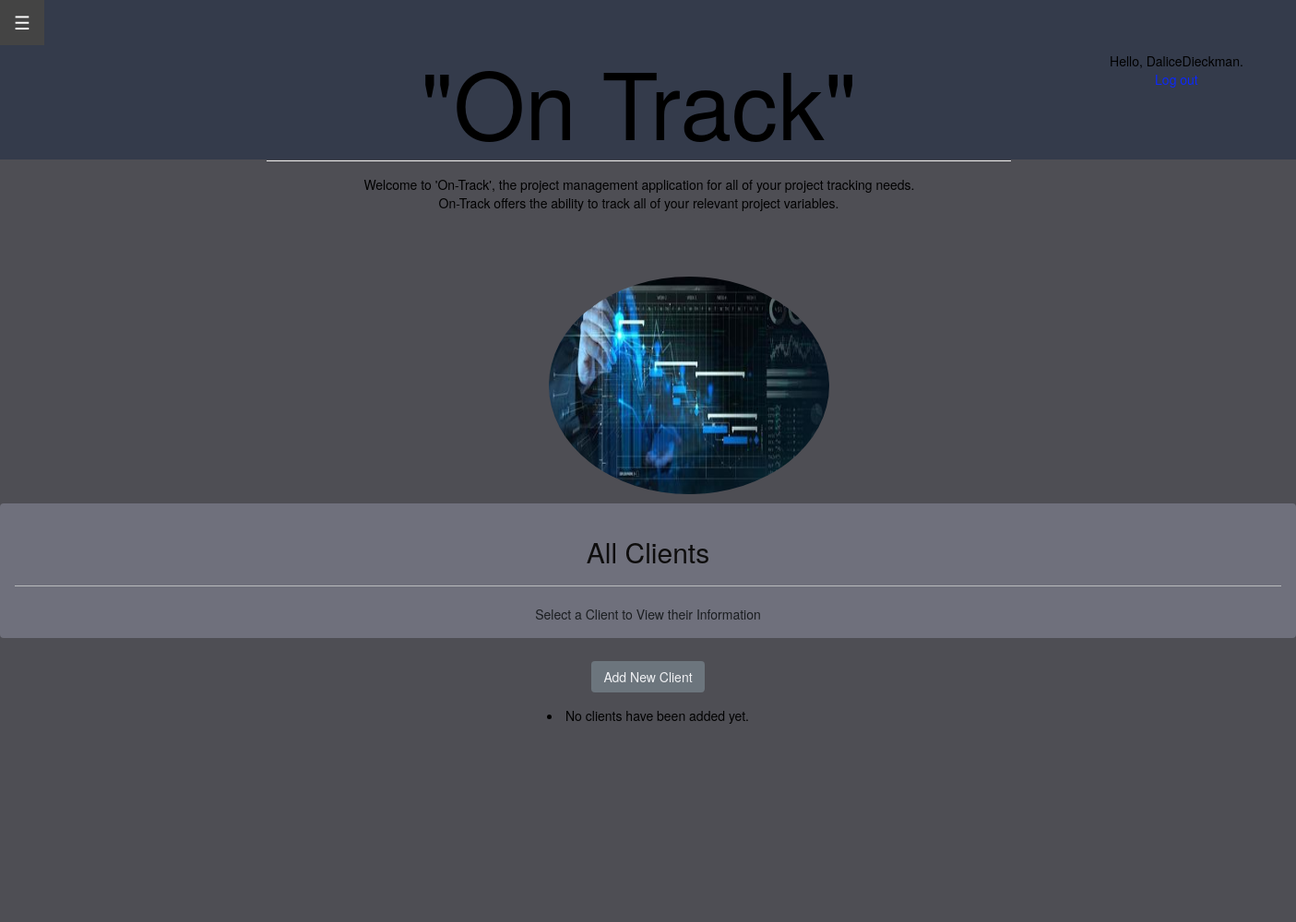
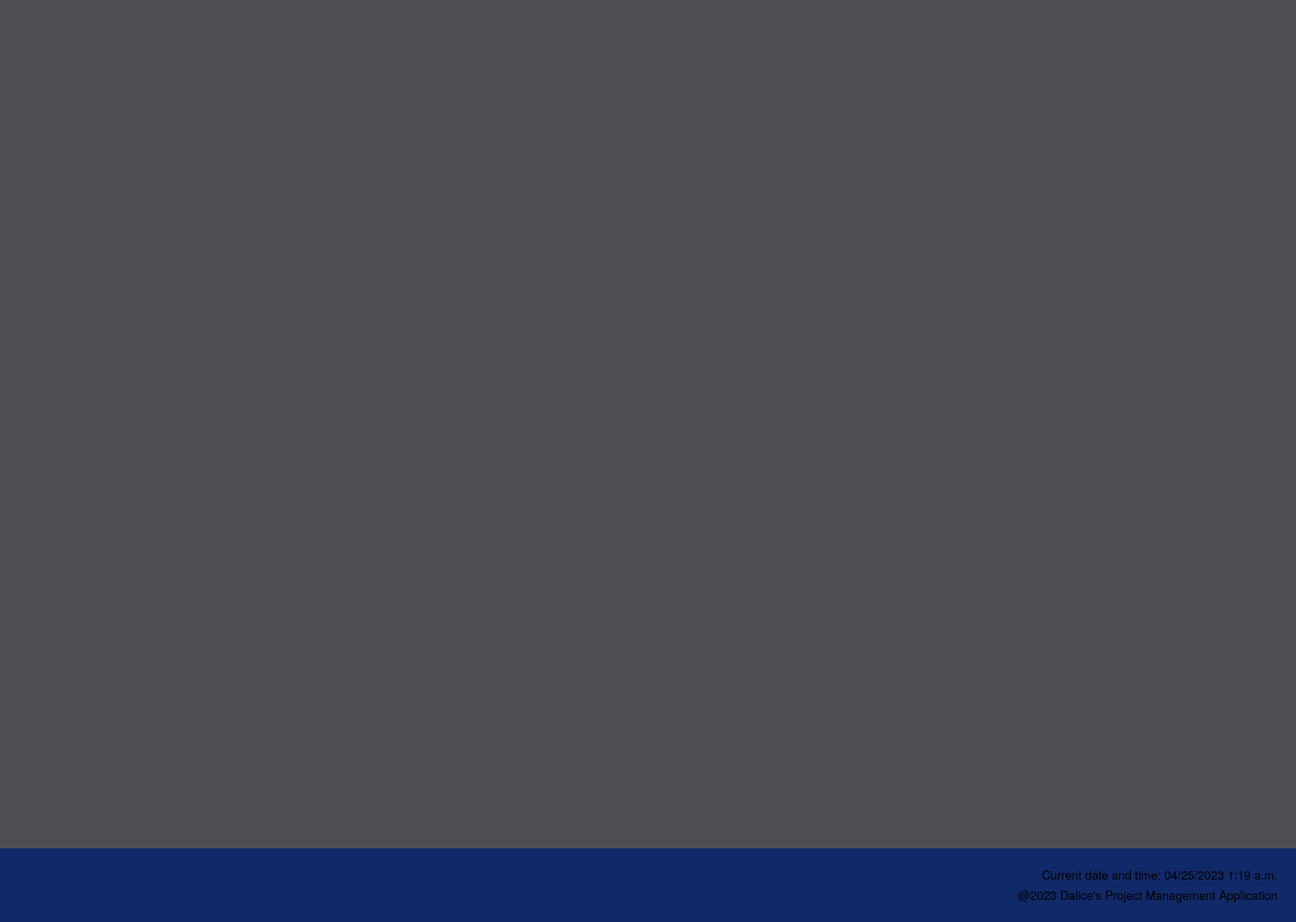
/clients/ (signed in), run on an earlier commit of the app's database (2 pictures, top to bottom).
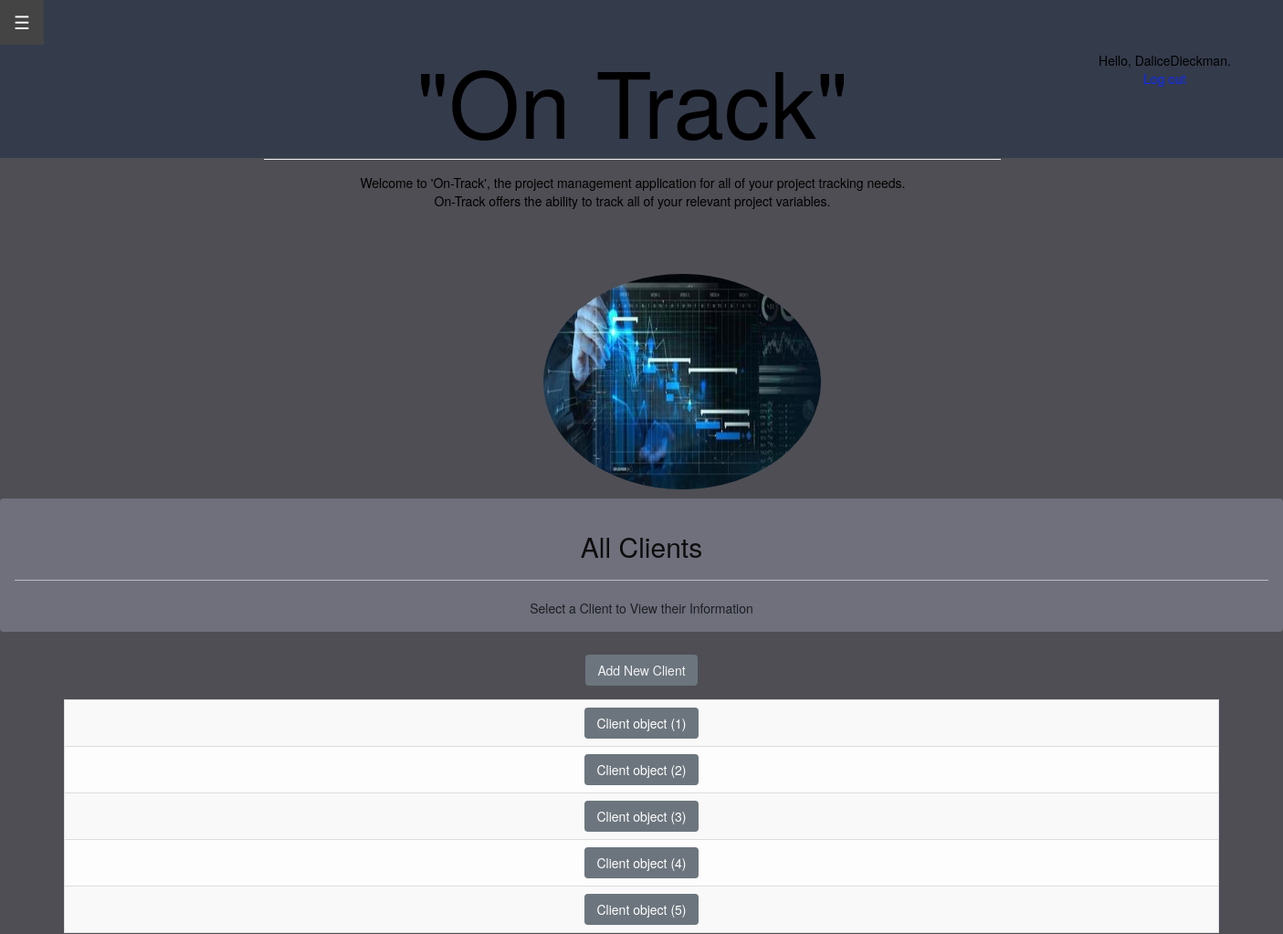
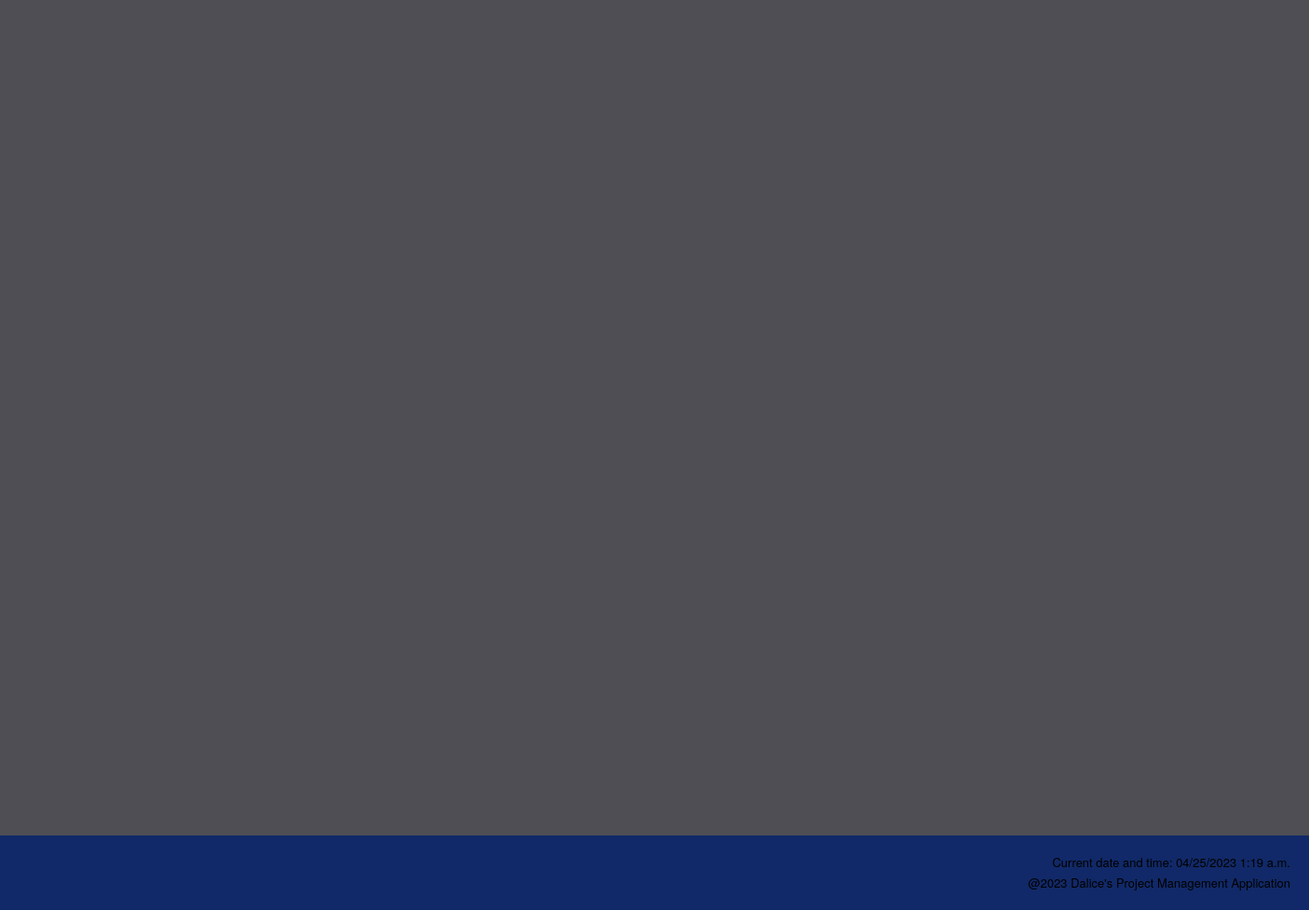
And on a later commit of the database (2 pictures, top to bottom).
### project_app/models.py (models this page shows)
class Client(models.Model):
    id = models.AutoField(primary_key=True, unique=True)
    name = models.CharField(max_length=100, null=False)
    phone_no = models.IntegerField(null=True)
    email = models.CharField(max_length=100, null=True)
    address = models.CharField(max_length=100, null = False)
    city = models.CharField(max_length=20)
    province = models.CharField(max_length=20)
    postal_code = models.CharField(max_length=20)

### project_app/views.py (the view)
# urls.py: path('clients/', views.clients, name='clients'),
@login_required
def clients(request):
    client_list = Client.objects.order_by("name")
    context = {'clients': client_list}
    return render(request, 'project_app/clients.html', context)

### project_app/templates/project_app/clients.html
{% extends "project_app/base.html" %}
{% block content %}
<body style="background-color:#464454" style="z-index: 10";>
<div class="alert alert-dark" role="alert" style="background-color: rgb(111, 112, 124);">
  <h2 class="alert-heading" style="color:rgb(14, 13, 13)"><center>All Clients</center></h2>
  <hr>
  <p class="mb-0" style="background-color: rgb(235, 47, 18); "><center>Select a Client to View their Information</center></p>
</div>
<div style="padding:5px">
<a href="{% url 'project_app:new_client' %}" class="btn btn-secondary" role="button" aria-pressed="true" style="color: rgb(240, 241, 244);">Add New Client</a>
</div>
<div style="padding:5px">
</div>
<center>
<table style="width: 90%" class="table table-striped table-light table-bordered table-hover">
  {% for client in clients %}
    <tr>
        <td style="text-align: center">
            <a href="{% url 'project_app:client' client.id %}" class="btn btn-secondary" role="button" aria-pressed="true">{{ client }}</a>
        </td>
        </tr>
    {% empty %}
        <li>No clients have been added yet.</li>
    {% endfor %}
</table>
</center>
<br>
</body>
{% endblock content %}

### project_app/templates/project_app/base.html (shortened to what this page needs)
<!DOCTYPE html>
{% load static %}
<html>
    <head>
        <div class="header">
        </div>
        <div class="second-header">
        </div>
        <link rel="stylesheet" href="https://stackpath.bootstrapcdn.com/bootstrap/4.3.1/css/bootstrap.min.css">
        <link rel="stylesheet" href="https://maxcdn.bootstrapcdn.com/bootstrap/3.4.1/css/bootstrap.min.css">
    </head>
    <head>
        <link rel="stylesheet" href="https://maxcdn.bootstrapcdn.com/bootstrap/3.4.1/css/bootstrap.min.css">
    </head>
        <body style="color: black;"></body><br><br>
    <div id="main">
        <button class="openbtn" onclick="openNav()">&#9776; </button>
    </div>
    <body>
        <div style = "text-align: center;">
    <div id="content" name="content" class="main">
        <div class="row justify-content-center">
            <div class="col-8">
                <h1 class = "mt-2" style="font-size: 100px;">"On Track"</h1>
                <hr class = "mt-0 mb-4">
                <p class = "indent"> Welcome to 'On-Track', the project management application for all of your project tracking needs.<br>
                    On-Track offers the ability to track all of your relevant project variables.
                <br>
                <div style="position: absolute; top: 0; right: -250px;" class="btn btn-outline-dark btn-rounded" data-mdb-ripple-color="dark">
                    {% if user.is_authenticated %}
                    <div style="color: #000000;">Hello, {{ user.username }}.</div>
                        <a style="color: #0d29f8;"  href="{% url 'users:logout' %}">Log out</a>
                    {% else %}
                        <a style="color: #0d29f8;" href="{% url 'users:register' %}">Register</a> -
                        <a style="color: #0d29f8;" href="{% url 'users:login' %}">Log in</a>
                    {% endif %}
                </div>
                <br><br><br>
                <div class = "container">
                    <div class = "image-container">
                        {% load static %} <img src = "{% static 'project_app/media/Home_page.jpg'  %}"  class = "img-circle" alt = "AWS Logo" width = "304" height = "236">
                    </div>
                </div>
                </p>
            </div>
        <div id = "content" name = "content" class="main">
        </div>
        </div>
    </div>
    </body>
        <body>
        </body>
        <footer>
            <p class = "p">Current date and time: {% now "SHORT_DATETIME_FORMAT" %} </p>
            <p class = "p">@2023 Dalice's Project Management Application</p>
        </footer>
        </html>
    {% block content %}
  {% endblock content %}

What changed in the data, as far as the page shows it:
added Client: id "Client object (1)"
added Client: id "Client object (2)"
added Client: id "Client object (3)"
added Client: id "Client object (4)"
added Client: id "Client object (5)"
Also different on the page:
text no longer shown: "No clients have been added yet."
